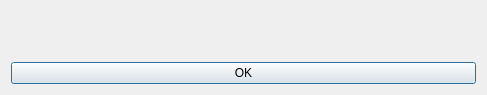
<?xml version="1.0" encoding="UTF-8"?>
<ui version="4.0">
 <class>Dialog</class>
 <widget class="QDialog" name="Dialog">
  <property name="geometry">
   <rect>
    <x>0</x>
    <y>0</y>
    <width>487</width>
    <height>95</height>
   </rect>
  </property>
  <property name="windowTitle">
   <string>Dialog</string>
  </property>
  <layout class="QGridLayout" name="gridLayout_2">
   <item row="0" column="0">
    <layout class="QGridLayout" name="gridLayout">
     <item row="0" column="0">
      <widget class="QLabel" name="DoesntExistLabel">
       <property name="text">
        <string/>
       </property>
       <property name="alignment">
        <set>Qt::AlignCenter</set>
       </property>
      </widget>
     </item>
     <item row="1" column="0">
      <widget class="QPushButton" name="OKButton">
       <property name="text">
        <string>OK</string>
       </property>
      </widget>
     </item>
    </layout>
   </item>
  </layout>
 </widget>
 <resources/>
 <connections/>
</ui>
